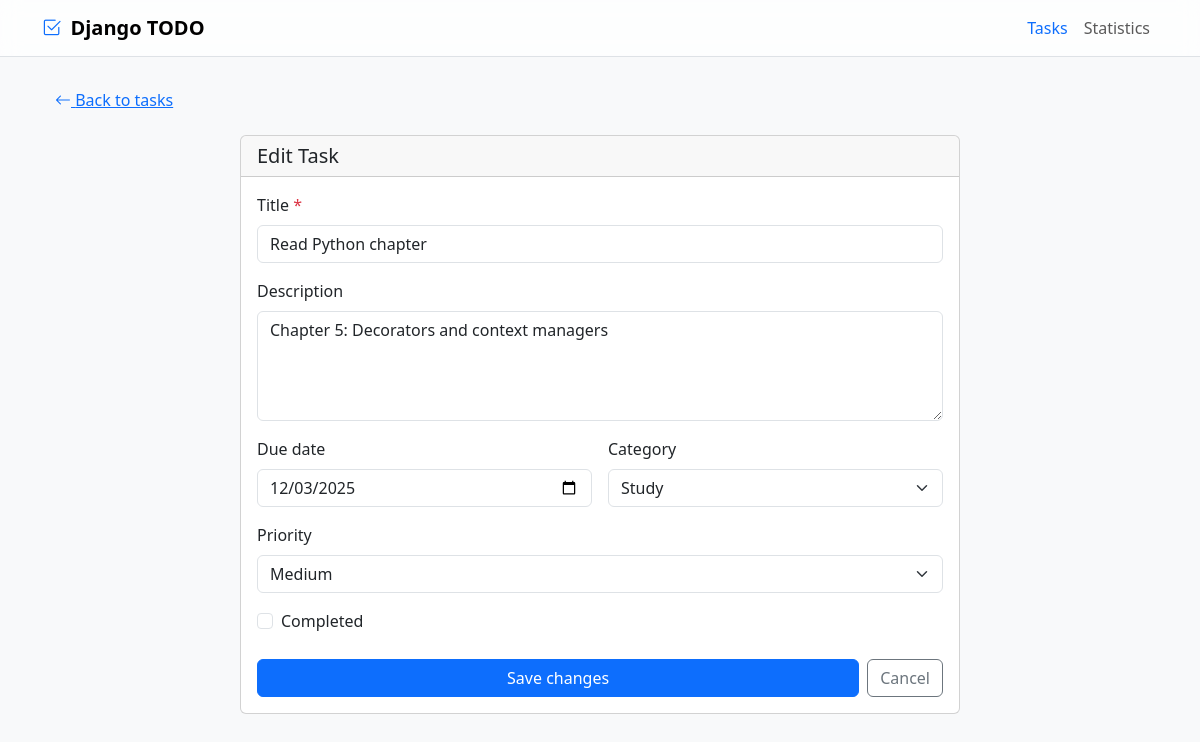
/todos/13/edit/, run on the app's committed database.
### tasks/models.py (models this page shows, shortened)
class Todo(models.Model):
    title = models.CharField(max_length=200)
    description = models.TextField(blank=True)
    due_date = models.DateField(null=True, blank=True)
    is_resolved = models.BooleanField(default=False)
    priority = models.CharField(max_length=10, choices=PRIORITY_CHOICES, default="medium")
    category = models.CharField(max_length=20, choices=CATEGORY_CHOICES, default="work")
    created_at = models.DateTimeField(auto_now_add=True)
    class Meta:
        ordering = ["is_resolved", "due_date", "-priority", "-created_at"]

### tasks/views.py (the view)
# urls.py: path("todos/<int:pk>/edit/", TodoUpdateView.as_view(), name="edit"),
class TodoUpdateView(UpdateView):
    model = Todo
    form_class = TodoForm
    template_name = "tasks/form.html"
    success_url = reverse_lazy("tasks:list")

### tasks/forms.py
class TodoForm(forms.ModelForm):
    class Meta:
        model = Todo
        fields = [
            "title",
            "description",
            "due_date",
            "category",
            "priority",
            "is_resolved",
        ]
        widgets = {
            "title": forms.TextInput(attrs={"class": "form-control", "placeholder": "Enter task title"}),
            "description": forms.Textarea(attrs={"class": "form-control", "rows": 4, "placeholder": "Add task details (optional)"}),
            "due_date": forms.DateInput(attrs={"class": "form-control", "type": "date"}),
            "category": forms.Select(attrs={"class": "form-select"}),
            "priority": forms.Select(attrs={"class": "form-select"}),
            "is_resolved": forms.CheckboxInput(attrs={"class": "form-check-input"}),
        }

### tasks/templates/tasks/form.html (shortened to what this page needs)
{% extends 'base.html' %}
{% block content %}
  <a href="/todos/" class="btn btn-link mb-3"><i class="bi bi-arrow-left"></i> Back to tasks</a>
  <div class="card mx-auto" style="max-width: 720px;">
    <div class="card-header">
      <h2 class="h5 mb-0">{% if form.instance.pk %}Edit Task{% else %}New Task{% endif %}</h2>
    </div>
    <div class="card-body">
      <form method="post" class="d-grid gap-3">
        <div>
          <label for="id_title" class="form-label">Title <span class="text-danger">*</span></label>
          {{ form.title }}
        </div>
        <div>
          <label for="id_description" class="form-label">Description</label>
          {{ form.description }}
        </div>
        <div class="row g-3">
          <div class="col-md-6">
            <label for="id_due_date" class="form-label">Due date</label>
            {{ form.due_date }}
          </div>
          <div class="col-md-6">
            <label for="id_category" class="form-label">Category</label>
            {{ form.category }}
          </div>
        </div>
        <div>
          <label for="id_priority" class="form-label">Priority</label>
          {{ form.priority }}
        </div>
        {% if form.instance.pk %}
          <div class="form-check">
            {{ form.is_resolved }}
            <label for="id_is_resolved" class="form-check-label">Completed</label>
          </div>
        {% endif %}
        <div class="d-flex gap-2 pt-2">
          <button type="submit" class="btn btn-primary flex-fill">{% if form.instance.pk %}Save changes{% else %}Create task{% endif %}</button>
          <a href="/todos/" class="btn btn-outline-secondary">Cancel</a>
        </div>
      </form>
    </div>
  </div>
{% endblock %}

### data on the page
Todo: title "Read Python chapter", description "Chapter 5: Decorators and context managers", due_date "12/03/2025", category "Study", priority "Medium"
